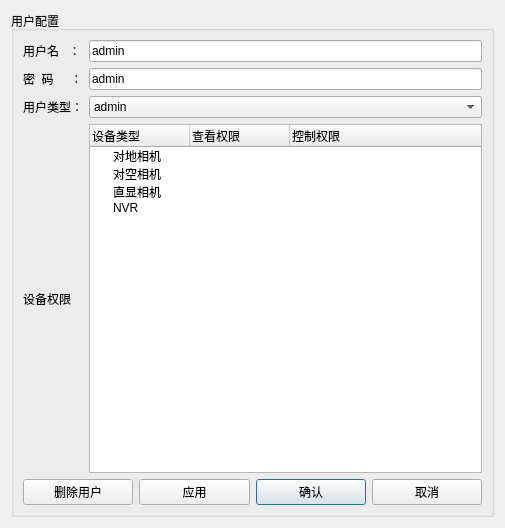
<?xml version="1.0" encoding="UTF-8"?>
<ui version="4.0">
 <class>UserItem</class>
 <widget class="QDialog" name="UserItem">
  <property name="geometry">
   <rect>
    <x>0</x>
    <y>0</y>
    <width>505</width>
    <height>528</height>
   </rect>
  </property>
  <property name="windowTitle">
   <string>UserItem</string>
  </property>
  <layout class="QGridLayout" name="gridLayout">
   <item row="0" column="0">
    <widget class="QGroupBox" name="groupBox">
     <property name="title">
      <string>用户配置</string>
     </property>
     <layout class="QGridLayout" name="gridLayout_3" rowstretch="5,1">
      <item row="0" column="0">
       <layout class="QGridLayout" name="gridLayout_2">
        <item row="4" column="2">
         <widget class="QTreeWidget" name="treeWidget">
          <column>
           <property name="text">
            <string>设备类型</string>
           </property>
          </column>
          <column>
           <property name="text">
            <string>查看权限</string>
           </property>
          </column>
          <column>
           <property name="text">
            <string>控制权限</string>
           </property>
          </column>
          <item>
           <property name="text">
            <string>对地相机</string>
           </property>
           <property name="text">
            <string/>
           </property>
           <property name="flags">
            <set>ItemIsSelectable|ItemIsEditable|ItemIsDragEnabled|ItemIsUserCheckable|ItemIsEnabled</set>
           </property>
          </item>
          <item>
           <property name="text">
            <string>对空相机</string>
           </property>
          </item>
          <item>
           <property name="text">
            <string>直显相机</string>
           </property>
          </item>
          <item>
           <property name="text">
            <string>NVR</string>
           </property>
          </item>
         </widget>
        </item>
        <item row="2" column="0">
         <widget class="QLabel" name="label_2">
          <property name="text">
           <string>用户类型：</string>
          </property>
         </widget>
        </item>
        <item row="1" column="0">
         <widget class="QLabel" name="label_4">
          <property name="text">
           <string>密  码     ：</string>
          </property>
         </widget>
        </item>
        <item row="4" column="0">
         <widget class="QLabel" name="label_3">
          <property name="text">
           <string>设备权限</string>
          </property>
         </widget>
        </item>
        <item row="0" column="0">
         <widget class="QLabel" name="label">
          <property name="text">
           <string>用户名   ：</string>
          </property>
         </widget>
        </item>
        <item row="0" column="2">
         <widget class="QLineEdit" name="lineEdit_username">
          <property name="text">
           <string>admin</string>
          </property>
         </widget>
        </item>
        <item row="2" column="2">
         <widget class="QComboBox" name="combox_usertype">
          <item>
           <property name="text">
            <string>admin</string>
           </property>
          </item>
          <item>
           <property name="text">
            <string>ordinary</string>
           </property>
          </item>
         </widget>
        </item>
        <item row="1" column="2">
         <widget class="QLineEdit" name="lineEdit_password">
          <property name="text">
           <string>admin</string>
          </property>
         </widget>
        </item>
       </layout>
      </item>
      <item row="1" column="0">
       <layout class="QGridLayout" name="gridLayout_4">
        <item row="0" column="2">
         <widget class="QPushButton" name="pushButton_confirm">
          <property name="text">
           <string>确认</string>
          </property>
         </widget>
        </item>
        <item row="0" column="0">
         <widget class="QPushButton" name="pushButton_del">
          <property name="text">
           <string>删除用户</string>
          </property>
         </widget>
        </item>
        <item row="0" column="3">
         <widget class="QPushButton" name="pushButton_cancel">
          <property name="text">
           <string>取消</string>
          </property>
         </widget>
        </item>
        <item row="0" column="1">
         <widget class="QPushButton" name="pushButton_apply">
          <property name="text">
           <string>应用</string>
          </property>
         </widget>
        </item>
       </layout>
      </item>
     </layout>
    </widget>
   </item>
  </layout>
 </widget>
 <resources/>
 <connections/>
</ui>
